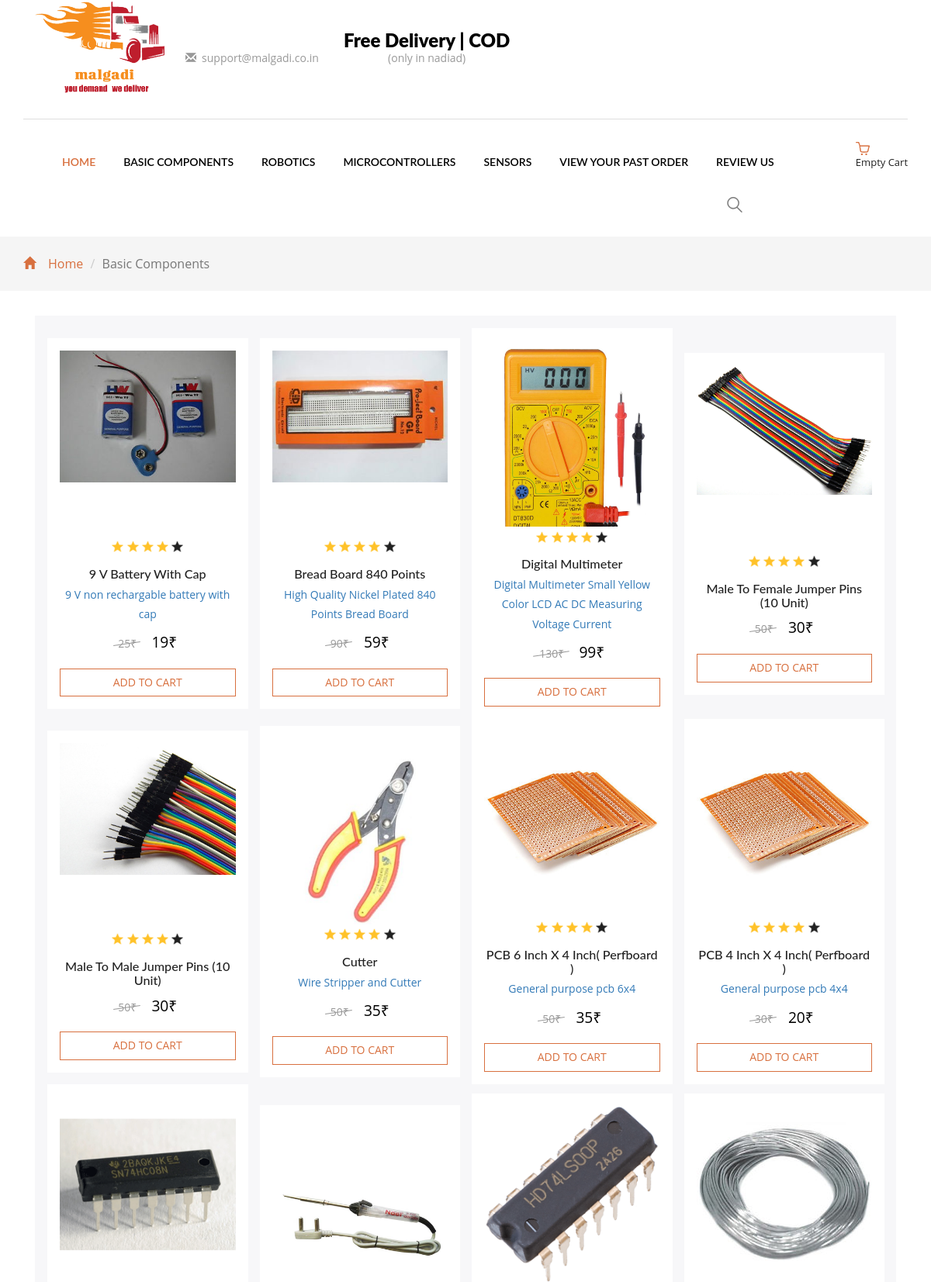
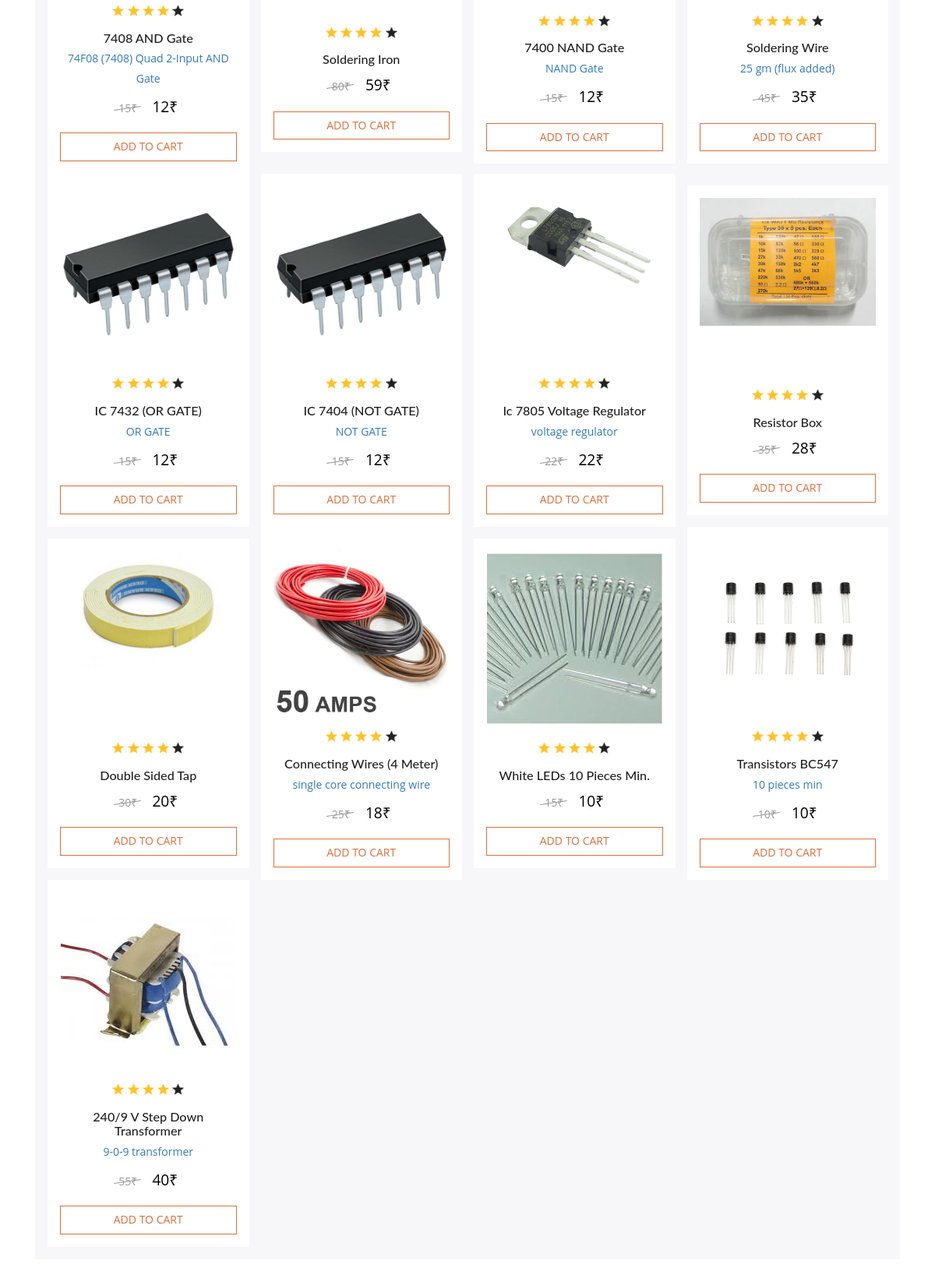
The app's page /basic_components.php (upper part) with its own data (2 pictures, top to bottom).
### tables this page shows
CREATE TABLE IF NOT EXISTS `items` (
  `index` int(11) NOT NULL AUTO_INCREMENT,
  `title` text NOT NULL,
  `subtitle` text NOT NULL,
  `item_avil` int(11) NOT NULL,
  `tags` text NOT NULL,
  `description` longtext NOT NULL,
  `department` int(11) NOT NULL,
  `price` int(11) NOT NULL,
  `discount` int(11) NOT NULL DEFAULT '0',
  `avg_star` float NOT NULL DEFAULT '4',
  `total_people` int(11) NOT NULL DEFAULT '1',
  PRIMARY KEY (`index`)
);

### public_html/main_course.php (the view, shortened to what this page needs)
<?php
$cnt1 = 0;
if(mysql_num_rows($r)==0){
	?>
<center>
	Item not found... :[<br>
	comeback again... :|<br><br><br>
	<div class="container">
				<center><h3><a href="review_us.php">If you couldn't find your required components then suggest us <span style="font-weight:600; color:red;">here</span>, we will arrange that for you :)</a></h3></center>
		</div>
	</center>
	<?php
}
else {
	echo("<table style='width:100%; table-layout:fixed;'>");
	while($a = mysql_fetch_array($r)){
		if($cnt1 == 0){
			echo('<tr><td style="width:25%; overflow:hidden;"></td><td style="width:25%; overflow:hidden;"></td><td style="width:25%; overflow:hidden;"></td><td style="width:25%; overflow:hidden;"></td></tr><tr>');
		}
	$cnt1++;
?>
				<td style="width:25%; overflow:hidden;">
					<div class="col-md-4 products-right-grids-bottom-grid" style="width:100% !important;">
						<div class="new-collections-grid1 products-right-grid1 animated slideInUp">
							<div class="new-collections-grid1-image" style="overflow:hidden;">
								<a href="item.php?item=<?php echo($a['index']); ?>" ><div class="product-image"><img src="product_images/<?php echo($a['index'].'1.jpeg'); ?>" alt=" " class="img-responsive"></div></a>
												</div>
												<?php
												for($i=1;$i<=$a['avg_star'];$i++){
													?>
														<img src="images/2.png">
													<?php
												}
													for(;$i<=5;$i++){
													?>
														<img src="images/1.png">
													<?php
												}
												?>
							<h4><a href="item.php?item=<?php echo($a['index']); ?>"><?php echo($a['title']); ?></a></h4>
							<p><a href="item.php?item=<?php echo($a['index']); ?>"><?php echo($a['subtitle']); ?></a></p>
							<div class="simpleCart_shelfItem products-right-grid1-add-cart">
								<p><i><?php echo($a['price']); ?>&#8377;</i><span class="item_price"><?php echo(($a['price'])-($a['discount'])); ?>&#8377;</span><a class="item_add" href="add_to_cart.php?index=<?php echo($a['index']); ?>">add to cart </a></p>
							</div>
						</div>
							</div>
							</td>
							<?php
							if($cnt1 == 4){
								echo("</tr>");
								$cnt1 = 0;
							}
}}
?>
				</table>	<div class="clearfix"> </div>
				</div>
			</div>
		</div>
	</div>

### public_html/css/style.css (style rules this page uses)
html, body { font-size: 100%; background: #fff; font-family: 'Open Sans', sans-serif; }
p { margin:0; }
h1,h2,h3,h4,h5,h6 { font-family: 'Lato', sans-serif; margin:0; }
.header-grid-left ul li a,.new-collections-grid1-image-pos a,.new-collections-grid1 h4 a,.login a,.register-home a,.checkout-right-basket a,.bootstrap-tab-text-grid-right ul li a,.occasion-cart a,input[type="submit"],.mail-grid-right1 ul li a,.categories ul li a,.new-products-grid-right-add-cart p a,.new-products-grid-right h4 a,.products-right-grid1-add-cart p a,.timer-grid-left h3 a,.new-collections-grid1-left p a,.copy-right p a,.footer-grid-sub-grid-right h4 a,input[type="submit"],.footer-grid ul li a { transition:.5s ease-in-out; -webkit-transition:.5s ease-in-out; -moz-transition:.5s ease-in-out; -o-transition:.5s ease-in-out; }
.new-collections-grid1 { padding: 1em; background: #fff; }
.new-collections-grid1 img { margin:0 auto; }
.new-collections-grid1 h4 a { font-size: .9em; color: #222; margin: 1em 0 .3em; text-transform: capitalize; display: block; text-decoration: none; }
.new-collections-grid1 p { font-size:14px; color:#999; line-height:1.8em; margin:0 0 .5em; }
.new-collections-grid1-left p i:before,.products-right-grid1-add-cart p i:before { background: #999 none repeat scroll 0 0; content: ""; height: 1px; left: -26%; position: absolute; right: -20%; top: 54%; transform: rotate(-8deg) translate(0, -50%); -moz-transform: rotate(-8deg) translate(0, -50%); -webkit-transform: rotate(-8deg) translate(0, -50%); }
.new-collections-grid1 { position: relative; }
.new-collections-grid1:before { content: ""; position: absolute; width: 0%; height:72%; left: 50%; top: 0; background:rgba(255, 255, 255, 0.5); transition: all 0.3s ease; z-index: 3; }
.product-image { width: 100%; }
.new-collections-grid1-image { position:relative; height:240px; }
.products-right-grid1 { text-align:center; }
.products-right-grid1-add-cart p i { color: #999; position: relative; font-style: normal; font-size: 14px; }
.products-right-grid1-add-cart p,.new-products-grid-right-add-cart p { margin: 0 !important; text-transform: capitalize; color: #000; font-size: 1.2em !important; }
.products-right-grid1-add-cart p a,.new-products-grid-right-add-cart p a { font-size: 14px; color: #D8703F; margin: 1em 0 0; text-decoration: none; text-transform: uppercase; padding: 0em 1em; border: 1px solid; }
.products-right-grid1-add-cart p a { display: block; }
.products-right-grid1-add-cart p span { margin-left: 1em; }
.products-right-grid1:before { height: 60% !important; }
.products-right-grids-bottom-grid { padding-left: 0; }

### records on screen
items: shows a picture, avg_star 4 (drawn), title "9 V Battery With Cap", subtitle "9 V non rechargable battery with cap", price "25", ($a['price'])-($a['discount']) "19"
items: shows a picture, avg_star 4 (drawn), title "Bread Board 840 Points", subtitle "High Quality Nickel Plated 840 Points Bread Board", price "90", ($a['price'])-($a['discount']) "59"
items: shows a picture, avg_star 4 (drawn), title "Digital Multimeter", subtitle "Digital Multimeter Small Yellow Color LCD AC DC Measuring Voltage Current", price "130", ($a['price'])-($a['discount']) "99"
items: shows a picture, avg_star 4 (drawn), title "Male To Female Jumper Pins (10 Unit)", price "50", ($a['price'])-($a['discount']) "30"
items: shows a picture, avg_star 4 (drawn), title "Male To Male Jumper Pins (10 Unit)", price "50", ($a['price'])-($a['discount']) "30"
items: shows a picture, avg_star 4 (drawn), title "Cutter", subtitle "Wire Stripper and Cutter", price "50", ($a['price'])-($a['discount']) "35"
items: avg_star 4 (drawn), title "PCB 6 Inch X 4 Inch( Perfboard )", subtitle "General purpose pcb 6x4", price "50", ($a['price'])-($a['discount']) "35"
items: avg_star 4 (drawn), title "PCB 4 Inch X 4 Inch( Perfboard )", subtitle "General purpose pcb 4x4", price "30", ($a['price'])-($a['discount']) "20"
items: shows a picture, avg_star 4 (drawn), title "7408 AND Gate", subtitle "74F08 (7408) Quad 2-Input AND Gate", price "15", ($a['price'])-($a['discount']) "12"
items: shows a picture, avg_star 4 (drawn), title "Soldering Iron", price "80", ($a['price'])-($a['discount']) "59"
items: shows a picture, avg_star 4 (drawn), title "7400 NAND Gate", subtitle "NAND Gate", price "15", ($a['price'])-($a['discount']) "12"
items: shows a picture, avg_star 4 (drawn), title "Soldering Wire", subtitle "25 gm (flux added)", price "45", ($a['price'])-($a['discount']) "35"
items: avg_star 4 (drawn), title "IC 7432 (OR GATE)", subtitle "OR GATE", price "15", ($a['price'])-($a['discount']) "12"
items: avg_star 4 (drawn), title "IC 7404 (NOT GATE)", subtitle "NOT GATE", price "15", ($a['price'])-($a['discount']) "12"
items: shows a picture, avg_star 4 (drawn), title "Ic 7805 Voltage Regulator", subtitle "voltage regulator", price "22", ($a['price'])-($a['discount']) "22"
items: shows a picture, avg_star 4 (drawn), title "Resistor Box", price "35", ($a['price'])-($a['discount']) "28"
items: shows a picture, avg_star 4 (drawn), title "Double Sided Tap", price "30", ($a['price'])-($a['discount']) "20"
items: shows a picture, avg_star 4 (drawn), title "Connecting Wires (4 Meter)", subtitle "single core connecting wire", price "25", ($a['price'])-($a['discount']) "18"
items: shows a picture, avg_star 4 (drawn), title "White LEDs 10 Pieces Min.", price "15", ($a['price'])-($a['discount']) "10"
items: shows a picture, avg_star 4 (drawn), title "Transistors BC547", subtitle "10 pieces min", price "10", ($a['price'])-($a['discount']) "10"
items: shows a picture, avg_star 4 (drawn), title "240/9 V Step Down Transformer", subtitle "9-0-9 transformer", price "55", ($a['price'])-($a['discount']) "40"
